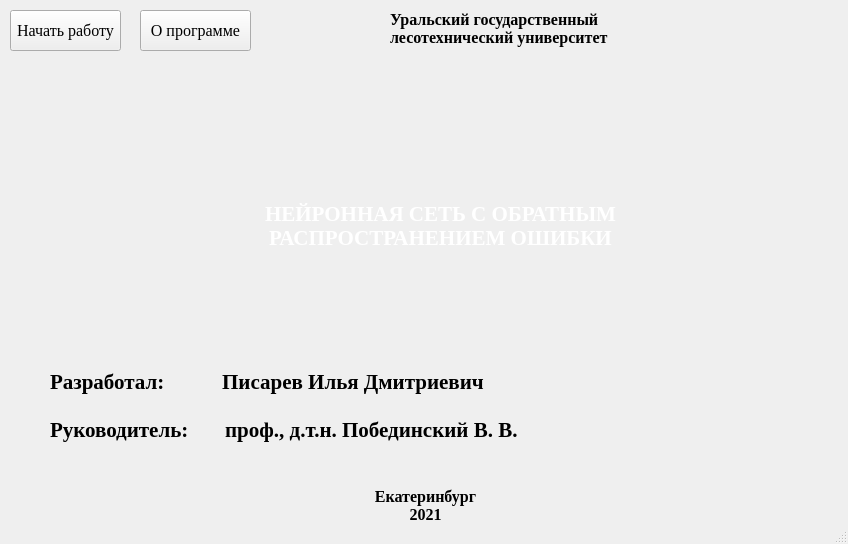
<?xml version="1.0" encoding="UTF-8"?>
<ui version="4.0">
 <class>MainWindow</class>
 <widget class="QMainWindow" name="MainWindow">
  <property name="enabled">
   <bool>true</bool>
  </property>
  <property name="geometry">
   <rect>
    <x>0</x>
    <y>0</y>
    <width>848</width>
    <height>544</height>
   </rect>
  </property>
  <property name="sizePolicy">
   <sizepolicy hsizetype="Fixed" vsizetype="Fixed">
    <horstretch>0</horstretch>
    <verstretch>0</verstretch>
   </sizepolicy>
  </property>
  <property name="contextMenuPolicy">
   <enum>Qt::DefaultContextMenu</enum>
  </property>
  <property name="acceptDrops">
   <bool>false</bool>
  </property>
  <property name="windowTitle">
   <string>УГЛТУ</string>
  </property>
  <property name="windowIcon">
   <iconset>
    <normaloff>resources/icon.png</normaloff>resources/icon.png</iconset>
  </property>
  <property name="autoFillBackground">
   <bool>false</bool>
  </property>
  <property name="toolButtonStyle">
   <enum>Qt::ToolButtonIconOnly</enum>
  </property>
  <property name="animated">
   <bool>false</bool>
  </property>
  <widget class="QWidget" name="centralwidget">
   <widget class="QLabel" name="LogoLabel">
    <property name="geometry">
     <rect>
      <x>640</x>
      <y>0</y>
      <width>201</width>
      <height>61</height>
     </rect>
    </property>
    <property name="text">
     <string/>
    </property>
    <property name="textFormat">
     <enum>Qt::RichText</enum>
    </property>
    <property name="pixmap">
     <pixmap>../source/resources/logo.png</pixmap>
    </property>
    <property name="scaledContents">
     <bool>true</bool>
    </property>
    <property name="wordWrap">
     <bool>false</bool>
    </property>
   </widget>
   <widget class="QPushButton" name="StartWorkBtn">
    <property name="geometry">
     <rect>
      <x>10</x>
      <y>10</y>
      <width>111</width>
      <height>41</height>
     </rect>
    </property>
    <property name="font">
     <font>
      <family>Times New Roman</family>
      <pointsize>12</pointsize>
     </font>
    </property>
    <property name="styleSheet">
     <string notr="true"/>
    </property>
    <property name="text">
     <string>Начать работу</string>
    </property>
    <property name="autoDefault">
     <bool>false</bool>
    </property>
    <property name="default">
     <bool>false</bool>
    </property>
    <property name="flat">
     <bool>false</bool>
    </property>
   </widget>
   <widget class="QLabel" name="MainTextLabel">
    <property name="geometry">
     <rect>
      <x>250</x>
      <y>180</y>
      <width>381</width>
      <height>91</height>
     </rect>
    </property>
    <property name="palette">
     <palette>
      <active>
       <colorrole role="WindowText">
        <brush brushstyle="SolidPattern">
         <color alpha="255">
          <red>255</red>
          <green>255</green>
          <blue>255</blue>
         </color>
        </brush>
       </colorrole>
      </active>
      <inactive>
       <colorrole role="WindowText">
        <brush brushstyle="SolidPattern">
         <color alpha="255">
          <red>255</red>
          <green>255</green>
          <blue>255</blue>
         </color>
        </brush>
       </colorrole>
      </inactive>
      <disabled>
       <colorrole role="WindowText">
        <brush brushstyle="SolidPattern">
         <color alpha="255">
          <red>120</red>
          <green>120</green>
          <blue>120</blue>
         </color>
        </brush>
       </colorrole>
      </disabled>
     </palette>
    </property>
    <property name="font">
     <font>
      <family>Times New Roman</family>
      <pointsize>16</pointsize>
      <weight>75</weight>
      <bold>true</bold>
     </font>
    </property>
    <property name="frameShadow">
     <enum>QFrame::Plain</enum>
    </property>
    <property name="lineWidth">
     <number>0</number>
    </property>
    <property name="text">
     <string>НЕЙРОННАЯ СЕТЬ С ОБРАТНЫМ
РАСПРОСТРАНЕНИЕМ ОШИБКИ</string>
    </property>
    <property name="alignment">
     <set>Qt::AlignCenter</set>
    </property>
   </widget>
   <widget class="QLabel" name="DevLabel">
    <property name="geometry">
     <rect>
      <x>50</x>
      <y>370</y>
      <width>661</width>
      <height>91</height>
     </rect>
    </property>
    <property name="font">
     <font>
      <family>Times New Roman</family>
      <pointsize>16</pointsize>
      <weight>75</weight>
      <bold>true</bold>
     </font>
    </property>
    <property name="frameShape">
     <enum>QFrame::NoFrame</enum>
    </property>
    <property name="text">
     <string>Разработал:           Писарев Илья Дмитриевич

Руководитель:       проф., д.т.н. Побединский В. В.</string>
    </property>
    <property name="alignment">
     <set>Qt::AlignLeading|Qt::AlignLeft|Qt::AlignTop</set>
    </property>
   </widget>
   <widget class="QPushButton" name="FAQBtn">
    <property name="geometry">
     <rect>
      <x>140</x>
      <y>10</y>
      <width>111</width>
      <height>41</height>
     </rect>
    </property>
    <property name="font">
     <font>
      <family>Times New Roman</family>
      <pointsize>12</pointsize>
     </font>
    </property>
    <property name="text">
     <string>О программе</string>
    </property>
    <property name="autoDefault">
     <bool>false</bool>
    </property>
    <property name="default">
     <bool>false</bool>
    </property>
    <property name="flat">
     <bool>false</bool>
    </property>
   </widget>
   <widget class="QLabel" name="label">
    <property name="geometry">
     <rect>
      <x>390</x>
      <y>10</y>
      <width>251</width>
      <height>41</height>
     </rect>
    </property>
    <property name="font">
     <font>
      <family>Times New Roman</family>
      <pointsize>12</pointsize>
      <weight>75</weight>
      <bold>true</bold>
     </font>
    </property>
    <property name="text">
     <string>Уральский государственный
лесотехнический университет</string>
    </property>
    <property name="alignment">
     <set>Qt::AlignLeading|Qt::AlignLeft|Qt::AlignTop</set>
    </property>
   </widget>
   <widget class="QLabel" name="label_2">
    <property name="geometry">
     <rect>
      <x>0</x>
      <y>110</y>
      <width>851</width>
      <height>241</height>
     </rect>
    </property>
    <property name="text">
     <string/>
    </property>
    <property name="pixmap">
     <pixmap>../source/resources/startWindowPict.png</pixmap>
    </property>
    <property name="scaledContents">
     <bool>true</bool>
    </property>
   </widget>
   <widget class="QLabel" name="label_3">
    <property name="geometry">
     <rect>
      <x>360</x>
      <y>480</y>
      <width>131</width>
      <height>51</height>
     </rect>
    </property>
    <property name="font">
     <font>
      <family>Times New Roman</family>
      <pointsize>12</pointsize>
      <weight>75</weight>
      <bold>true</bold>
     </font>
    </property>
    <property name="text">
     <string>Екатеринбург
2021</string>
    </property>
    <property name="alignment">
     <set>Qt::AlignCenter</set>
    </property>
   </widget>
   <zorder>LogoLabel</zorder>
   <zorder>StartWorkBtn</zorder>
   <zorder>DevLabel</zorder>
   <zorder>FAQBtn</zorder>
   <zorder>label</zorder>
   <zorder>label_2</zorder>
   <zorder>MainTextLabel</zorder>
   <zorder>label_3</zorder>
  </widget>
  <widget class="QStatusBar" name="statusbar"/>
 </widget>
 <resources>
  <include location="../../../../../../pyqt-stylesheets-master/pyqtcss/src/dark_orange/style.qrc"/>
 </resources>
 <connections/>
</ui>
